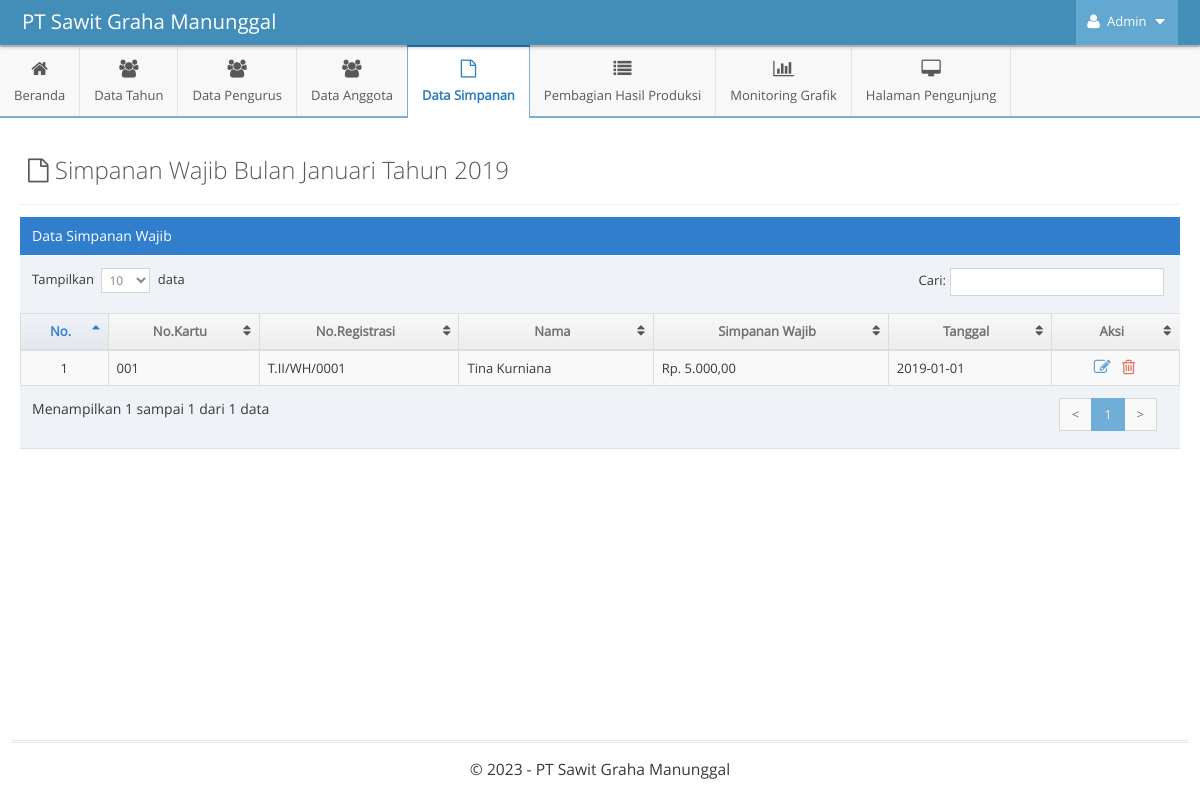
The app's page /admin/indexAdmin.php?p=kelola-simpanan-wajib&m=simpanan-wajib&id_tahun=1&id_bulan=1 (signed in) with its own data.
### tables this page shows
CREATE TABLE `bulan` (
  `id` int(11) NOT NULL AUTO_INCREMENT,
  `bulan` varchar(255) DEFAULT NULL,
  PRIMARY KEY (`id`)
);

CREATE TABLE `tahun` (
  `id` int(11) NOT NULL AUTO_INCREMENT,
  `tahun` int(11) DEFAULT NULL,
  PRIMARY KEY (`id`)
);

CREATE TABLE `simpanan_wajib` (
  `id` int(11) NOT NULL AUTO_INCREMENT,
  `id_anggota` int(11) NOT NULL,
  `tanggal` date NOT NULL,
  `simpanan_wajib` bigint(20) NOT NULL,
  `id_bulan` int(11) NOT NULL,
  `id_tahun` int(11) NOT NULL,
  PRIMARY KEY (`id`),
  KEY `id_anggota` (`id_anggota`),
  KEY `id_tahun` (`id_tahun`),
  KEY `id_bulan` (`id_bulan`),
  CONSTRAINT `simpanan_wajib_ibfk_1` FOREIGN KEY (`id_anggota`) REFERENCES `anggota` (`id_anggota`) ON DELETE CASCADE,
  CONSTRAINT `simpanan_wajib_ibfk_3` FOREIGN KEY (`id_tahun`) REFERENCES `tahun` (`id`) ON DELETE CASCADE ON UPDATE CASCADE,
  CONSTRAINT `simpanan_wajib_ibfk_4` FOREIGN KEY (`id_bulan`) REFERENCES `bulan` (`id`) ON DELETE CASCADE ON UPDATE CASCADE
);

CREATE TABLE `anggota` (
  `id_anggota` int(11) NOT NULL AUTO_INCREMENT,
  `username` varchar(255) NOT NULL,
  `password` varchar(255) NOT NULL,
  `nama` varchar(255) NOT NULL,
  `no_kartu` varchar(255) NOT NULL,
  `no_registrasi` varchar(255) NOT NULL,
  `alamat` text NOT NULL,
  `ktp` varchar(16) NOT NULL,
  `luas_plasma` varchar(255) NOT NULL,
  `foto` varchar(255) NOT NULL,
  `no_rek` varchar(255) NOT NULL,
  `bank` varchar(255) NOT NULL,
  `id_tahun` int(11) NOT NULL,
  `no_hp` varchar(255) NOT NULL,
  `status` varchar(255) NOT NULL,
  PRIMARY KEY (`id_anggota`),
  KEY `id_tahun` (`id_tahun`),
  CONSTRAINT `anggota_ibfk_1` FOREIGN KEY (`id_tahun`) REFERENCES `tahun` (`id`) ON DELETE CASCADE ON UPDATE CASCADE
);

### function-show.php (called while the page is built)
<?php
$host = 'localhost';
$username = 'root';
$password = '';
$dbname = 'skripsi-pirda2';
$conn = mysqli_connect($host, $username, $password, $dbname);
function tampilData($query)
{
    global $conn;
    $result = mysqli_query($conn, $query);
    $rows = [];
    while ($row = mysqli_fetch_assoc($result)) {
        $rows[] = $row;
    }
    return $rows;
}
?>

### admin/pages-admin/kelola-simpanan-wajib/simpanan-wajib.php (the view, shortened to what this page needs)
<?php
$id_tahun = $_GET['id_tahun'];
$id_bulan = $_GET['id_bulan'];
$query_simpanan_wajib = "SELECT
							*
						FROM
							simpanan_wajib
						INNER JOIN anggota ON anggota.id_anggota = simpanan_wajib.id_anggota
						WHERE
							simpanan_wajib.id_tahun = '$id_tahun'
						AND simpanan_wajib.id_bulan = '$id_bulan';";
$simpanan_wajib = tampilData($query_simpanan_wajib);
$query_tahun_now = "SELECT * FROM tahun WHERE id = '$id_tahun'";
$tahun_now = tampilData($query_tahun_now);
$query_bulan_now = "SELECT * FROM bulan WHERE id = '$id_bulan'";
$bulan_now = tampilData($query_bulan_now);
?>
<div class="page-content">
	<div class="page-header">
		<h1 style="color:#585858">
			<i class="ace-icon fa fa-file-o"></i> Simpanan Wajib Bulan <?= $bulan_now[0]['bulan']; ?> Tahun <?= $tahun_now[0]['tahun']; ?>
		</h1>
	</div>
	<div class="row">
		<div class="col-xs-12">
			<div class="row">
				<div class="col-xs-12">
					<div class="table-header">
						Data Simpanan Wajib
					</div>
					<div>
						<table id="dynamic-table" class="table table-striped table-bordered table-hover">
							<thead>
								<tr>
									<th>No.</th>
									<th>No.Kartu</th>
									<th>No.Registrasi</th>
									<th>Nama</th>
									<th>Simpanan Wajib</th>
									<th>Tanggal</th>
									<th>Aksi</th>
								</tr>
							</thead>
							<tbody>
								<?php
								$i = 1;
								foreach ($simpanan_wajib as $sw) {
								?>
									<tr>
										<td class="center"><?= $i ?></td>
										<td><?= $sw['no_kartu'] ?></td>
										<td><?= $sw['no_registrasi'] ?></td>
										<td><?= $sw['nama'] ?></td>
										<td>Rp. <?= number_format($sw['simpanan_wajib'], 2, ",", "."); ?></td>
										<td><?= $sw['tanggal'] ?></td>
										<td class="center">
											<div class="action-buttons">
												<a data-rel="tooltip" data-placement="top" title="Ubah" style="margin-right:5px" class="blue tooltip-info" data-toggle="modal" href="#edit-simpanan-wajib-<?= $sw['id']; ?>">
													<i class="ace-icon fa fa-edit bigger-130"></i>
												</a>
												<a data-rel="tooltip" data-placement="top" title="Hapus" style="margin-right:5px" class="red tooltip-error" data-toggle="modal" href="#hapus-simpanan-wajib-<?= $sw['id']; ?>">
													<i class="ace-icon fa fa-trash-o bigger-130"></i>
												</a>
											</div>
										</td>
									</tr>
								<?php
									$i++;
								}
								?>
							</tbody>
						</table>
					</div>
				</div>
			</div>
		</div>
	</div>
</div>

### records on screen
bulan: bulan "Januari"
tahun: tahun "2019"
simpanan_wajib: id_anggota.no_kartu "001", id_anggota.no_registrasi "T.II/WH/0001", id_anggota.nama "Tina Kurniana", simpanan_wajib "5.000,00", tanggal "2019-01-01"
